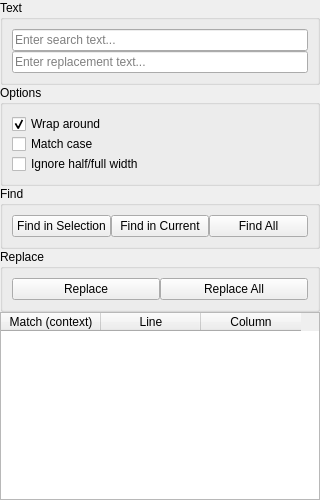
<?xml version="1.0" encoding="UTF-8"?>
<ui version="4.0">
 <class>FindAndReplace</class>
 <widget class="QWidget" name="FindAndReplace">
  <property name="geometry">
   <rect>
    <x>0</x>
    <y>0</y>
    <width>320</width>
    <height>500</height>
   </rect>
  </property>
  <property name="windowTitle">
   <string>Find and Replace</string>
  </property>
  <layout class="QVBoxLayout" name="mainLayout">
   <property name="spacing">
    <number>0</number>
   </property>
   <property name="leftMargin">
    <number>0</number>
   </property>
   <property name="topMargin">
    <number>0</number>
   </property>
   <property name="rightMargin">
    <number>0</number>
   </property>
   <property name="bottomMargin">
    <number>0</number>
   </property>
   <item>
    <widget class="QGroupBox" name="findGroupBox">
     <property name="title">
      <string>Text</string>
     </property>
     <layout class="QVBoxLayout" name="findGroupLayout">
      <property name="spacing">
       <number>0</number>
      </property>
      <item>
       <widget class="QLineEdit" name="searchInput">
        <property name="placeholderText">
         <string>Enter search text...</string>
        </property>
        <property name="clearButtonEnabled">
         <bool>true</bool>
        </property>
       </widget>
      </item>
      <item>
       <widget class="QLineEdit" name="replaceInput">
        <property name="placeholderText">
         <string>Enter replacement text...</string>
        </property>
        <property name="clearButtonEnabled">
         <bool>true</bool>
        </property>
       </widget>
      </item>
     </layout>
    </widget>
   </item>
   <item>
    <widget class="QGroupBox" name="optionsGroupBox">
     <property name="title">
      <string>Options</string>
     </property>
     <layout class="QVBoxLayout" name="optionsLayout">
      <property name="spacing">
       <number>0</number>
      </property>
      <item>
       <widget class="QCheckBox" name="wrapCheck">
        <property name="text">
         <string>Wrap around</string>
        </property>
        <property name="checked">
         <bool>true</bool>
        </property>
       </widget>
      </item>
      <item>
       <widget class="QCheckBox" name="caseCheck">
        <property name="text">
         <string>Match case</string>
        </property>
        <property name="checked">
         <bool>false</bool>
        </property>
       </widget>
      </item>
      <item>
       <widget class="QCheckBox" name="widthCheck">
        <property name="text">
         <string>Ignore half/full width</string>
        </property>
        <property name="checked">
         <bool>false</bool>
        </property>
       </widget>
      </item>
     </layout>
    </widget>
   </item>
   <item>
    <widget class="QGroupBox" name="findActionsGroupBox">
     <property name="title">
      <string>Find</string>
     </property>
     <layout class="QHBoxLayout" name="findActionsLayout">
      <property name="spacing">
       <number>0</number>
      </property>
      <item>
       <widget class="QPushButton" name="findSelectionBtn">
        <property name="text">
         <string>Find in Selection</string>
        </property>
       </widget>
      </item>
      <item>
       <widget class="QPushButton" name="findCurrentBtn">
        <property name="text">
         <string>Find in Current</string>
        </property>
       </widget>
      </item>
      <item>
       <widget class="QPushButton" name="findAllBtn">
        <property name="text">
         <string>Find All</string>
        </property>
       </widget>
      </item>
     </layout>
    </widget>
   </item>
   <item>
    <widget class="QGroupBox" name="replaceGroup">
     <property name="title">
      <string>Replace</string>
     </property>
     <layout class="QHBoxLayout" name="replaceBtnLayout">
      <property name="spacing">
       <number>0</number>
      </property>
      <item>
       <widget class="QPushButton" name="replaceBtn">
        <property name="text">
         <string>Replace</string>
        </property>
       </widget>
      </item>
      <item>
       <widget class="QPushButton" name="replaceAllBtn">
        <property name="text">
         <string>Replace All</string>
        </property>
       </widget>
      </item>
     </layout>
    </widget>
   </item>
   <item>
    <widget class="QTableWidget" name="resultsTable">
     <property name="editTriggers">
      <set>QAbstractItemView::NoEditTriggers</set>
     </property>
     <property name="alternatingRowColors">
      <bool>true</bool>
     </property>
     <property name="selectionMode">
      <enum>QAbstractItemView::SingleSelection</enum>
     </property>
     <property name="selectionBehavior">
      <enum>QAbstractItemView::SelectRows</enum>
     </property>
     <column>
      <property name="text">
       <string>Match (context)</string>
      </property>
     </column>
     <column>
      <property name="text">
       <string>Line</string>
      </property>
     </column>
     <column>
      <property name="text">
       <string>Column</string>
      </property>
     </column>
    </widget>
   </item>
  </layout>
 </widget>
 <resources/>
 <connections/>
</ui>
